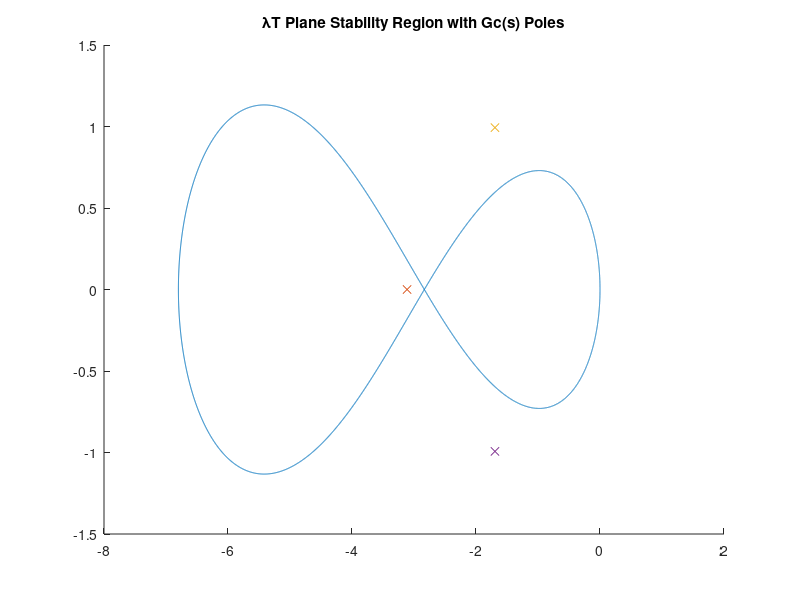
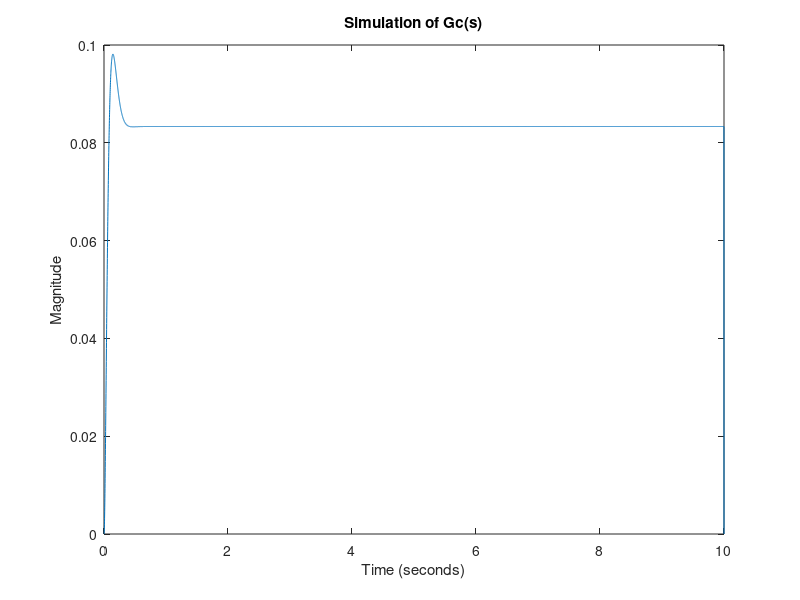

Recreate these plots in MATLAB, in order.
% Midterm Exam: System Simulation
% Written by Josh Humphrey
% Problem 3

clear
b0 = (6/17);
b1 = (11/17);
N = 10000;
theta = linspace(0,2*pi,N+1);
z = exp(1i*theta);
w = (z.^2-z)./(b1*z+b0);
den_GC = [1 6.5 14.4 12];
poles_Gc = roots(den_GC)

figure(2)
hold on
plot(real(w),imag(w))
plot(-3.1115,0,'x')
plot(-1.6943,0.9931,'x')
plot(-1.6943,-0.9931,'x')
title('\lambdaT Plane Stability Region with Gc(s) Poles')

T_stable = 0.01;
T_unstable = 1.0;

num = [1 1];
den = den_GC;
[A,B,C,D] = tf2ss(num,den);
t = linspace(0,10,N);

u = ones(1,N);
fx1 = zeros(1,N);
fx2 = zeros(1,N);
fx3 = zeros(1,N);
x1 = zeros(1,N);
x2 = zeros(1,N);
x3 = zeros(1,N);
y = zeros(1,N);

for k = 1:N-1
    fx1(k) = -6.5*x1(k)-14.4*x2(k)-12*x3(k)+u(k);
    fx2(k) = x1(k);
    fx3(k) = x2(k);
    
    x1(k+1) = x1(k) + T_stable*fx1(k);
    x2(k+1) = x2(k) + T_stable*fx2(k);
    x3(k+1) = x3(k) + T_stable*fx3(k);

    y(k) = x2(k)+x3(k);
end

figure(3)
plot(t,y)
title('Simulation of Gc(s)')
ylabel('Magnitude')
xlabel('Time (seconds)')
